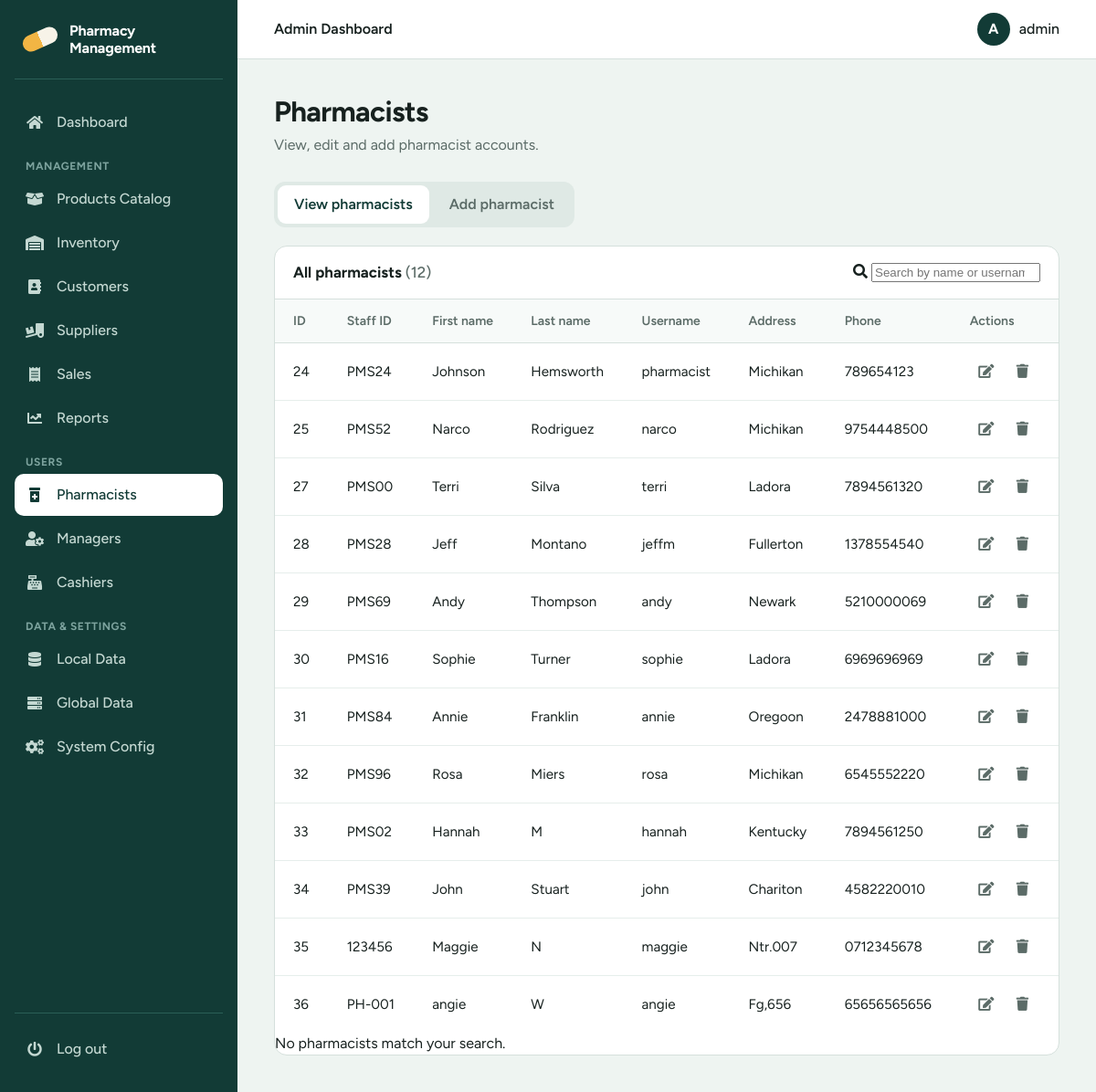
/admin/admin_pharmacist.php (signed in), run on the app's committed database.
### tables this page shows
CREATE TABLE `pharmacist` (
  `pharmacist_id` tinyint(5) NOT NULL,
  `first_name` varchar(15) NOT NULL,
  `last_name` varchar(15) NOT NULL,
  `staff_id` varchar(10) NOT NULL,
  `postal_address` varchar(20) NOT NULL,
  `phone` varchar(12) NOT NULL,
  `email` varchar(20) NOT NULL,
  `username` varchar(10) NOT NULL,
  `password` varchar(10) NOT NULL,
  `date` datetime NOT NULL
);

### admin/admin_pharmacist.php (the view, shortened to what this page needs)
<?php
include_once('../connect_db.php');
$message = '';
$message1 = '';
$stmtView = $con->query("SELECT * FROM pharmacist");
$rows = $stmtView->fetchAll(PDO::FETCH_ASSOC);
$hasError = ($message !== '' || $message1 !== '');
$topbar_title = "Admin Dashboard";
include '../includes/head.php';
include '../includes/sidebar_admin.php';
include '../includes/header.php';
?>
<main class="main">
    <h1>Pharmacists</h1>
    <p class="lead">View, edit and add pharmacist accounts.</p>
    <div class="tabs" role="tablist" aria-label="Pharmacist actions">
      <button type="button" class="tab" role="tab" id="tab_1" aria-controls="content_1"
              aria-selected="<?php echo $hasError ? 'false' : 'true'; ?>">View pharmacists</button>
      <button type="button" class="tab" role="tab" id="tab_2" aria-controls="content_2"
              aria-selected="<?php echo $hasError ? 'true' : 'false'; ?>">Add pharmacist</button>
    </div>
    <section class="panel card" id="content_1" role="tabpanel" aria-labelledby="tab_1" <?php echo $hasError ? 'hidden' : ''; ?>>
      <div class="card-head">
        <h2>All pharmacists <span class="count">(<?php echo count($rows); ?>)</span></h2>
        <?php if (count($rows) > 0): ?>
        <div class="search">
          <i class="fas fa-search" aria-hidden="true"></i>
          <input type="search" id="filter" placeholder="Search by name or username" aria-label="Search pharmacists">
        </div>
        <?php endif; ?>
      </div>
      <?php if (count($rows) === 0): ?>
        <div class="empty">
          <p>No pharmacists yet. Add the first one to get started.</p>
          <button type="button" class="btn" data-go="tab_2">Add pharmacist</button>
        </div>
      <?php else: ?>
      <div class="table-wrap">
        <table id="people">
          <thead>
            <tr>
              <th class="num">ID</th>
              <th>Staff ID</th>
              <th>First name</th>
              <th>Last name</th>
              <th>Username</th>
              <th>Address</th>
              <th>Phone</th>
              <th class="actions">Actions</th>
            </tr>
          </thead>
          <tbody>
          <?php foreach ($rows as $row): ?>
            <tr>
              <td class="num"><?php echo htmlspecialchars($row['pharmacist_id']); ?></td>
              <td><?php echo htmlspecialchars($row['staff_id']); ?></td>
              <td><?php echo htmlspecialchars($row['first_name']); ?></td>
              <td><?php echo htmlspecialchars($row['last_name']); ?></td>
              <td><?php echo htmlspecialchars($row['username']); ?></td>
              <td><?php echo htmlspecialchars($row['postal_address']); ?></td>
              <td><?php echo htmlspecialchars($row['phone']); ?></td>
              <td class="actions">
                <a class="icon-btn icon-btn--edit" title="Edit" aria-label="Edit <?php echo htmlspecialchars($row['username']); ?>"
                   href="../update_pharmacist.php?username=<?php echo urlencode($row['username']); ?>"><i class="fas fa-edit"></i></a>
                <a class="icon-btn icon-btn--delete" title="Delete" aria-label="Delete <?php echo htmlspecialchars($row['username']); ?>"
                   href="../delete_pharmacist.php?pharmacist_id=<?php echo urlencode($row['pharmacist_id']); ?>"
                   onclick="return confirm('Are you sure you want to delete this pharmacist?');"><i class="fas fa-trash"></i></a>
              </td>
            </tr>
          <?php endforeach; ?>
          </tbody>
        </table>
      </div>
      <div class="no-match" id="noMatch">No pharmacists match your search.</div>
      <?php endif; ?>
    </section>
</main>
<?php include '../includes/footer.php'; ?>

### includes/head.php (shortened to what this page needs)
<?php
$user = isset($_SESSION['username']) ? $_SESSION['username'] : 'User';
?>
<!DOCTYPE html>
<html lang="en">
<head>
<link rel="stylesheet" href="https://cdnjs.cloudflare.com/ajax/libs/font-awesome/5.15.4/css/all.min.css">
</head>
<body>

### includes/sidebar_admin.php (shortened to what this page needs)
<?php $current_page = basename($_SERVER['PHP_SELF']); ?>
<aside class="sidebar" id="sidebar">
    <div class="brand">
      <span class="brand-mark"></span>
      <span class="brand-name">Pharmacy<br>Management</span>
    </div>
    <ul class="nav">
      <li><a href="admin.php" class="<?php echo $current_page == 'admin.php' ? 'active' : ''; ?>"><i class="fas fa-home"></i>Dashboard</a></li>
      <li style="margin-top: 16px; margin-bottom: 4px; padding-left: 12px; font-size: 0.75rem; font-weight: 700; color: #7da39e; text-transform: uppercase; letter-spacing: 0.05em;">Management</li>
      <li><a href="admin_products.php" class="<?php echo $current_page == 'admin_products.php' ? 'active' : ''; ?>"><i class="fas fa-box-open"></i>Products Catalog</a></li>
      <li><a href="admin_inventory.php" class="<?php echo $current_page == 'admin_inventory.php' ? 'active' : ''; ?>"><i class="fas fa-warehouse"></i>Inventory</a></li>
      <li><a href="admin_customers.php" class="<?php echo $current_page == 'admin_customers.php' ? 'active' : ''; ?>"><i class="fas fa-address-book"></i>Customers</a></li>
      <li><a href="admin_suppliers.php" class="<?php echo $current_page == 'admin_suppliers.php' ? 'active' : ''; ?>"><i class="fas fa-truck-loading"></i>Suppliers</a></li>
      <li><a href="admin_sales.php" class="<?php echo $current_page == 'admin_sales.php' ? 'active' : ''; ?>"><i class="fas fa-receipt"></i>Sales</a></li>
      <li><a href="admin_reports.php" class="<?php echo $current_page == 'admin_reports.php' ? 'active' : ''; ?>"><i class="fas fa-chart-line"></i>Reports</a></li>
      <li style="margin-top: 16px; margin-bottom: 4px; padding-left: 12px; font-size: 0.75rem; font-weight: 700; color: #7da39e; text-transform: uppercase; letter-spacing: 0.05em;">Users</li>
      <li><a href="admin_pharmacist.php" class="<?php echo $current_page == 'admin_pharmacist.php' ? 'active' : ''; ?>"><i class="fas fa-prescription-bottle-alt"></i>Pharmacists</a></li>
      <li><a href="admin_manager.php" class="<?php echo $current_page == 'admin_manager.php' ? 'active' : ''; ?>"><i class="fas fa-user-cog"></i>Managers</a></li>
      <li><a href="admin_cashier.php" class="<?php echo $current_page == 'admin_cashier.php' ? 'active' : ''; ?>"><i class="fas fa-cash-register"></i>Cashiers</a></li>
      <li style="margin-top: 16px; margin-bottom: 4px; padding-left: 12px; font-size: 0.75rem; font-weight: 700; color: #7da39e; text-transform: uppercase; letter-spacing: 0.05em;">Data & Settings</li>
      <li><a href="admin_localdata.php" class="<?php echo $current_page == 'admin_localdata.php' ? 'active' : ''; ?>"><i class="fas fa-database"></i>Local Data</a></li>
      <li><a href="admin_globaldata.php" class="<?php echo $current_page == 'admin_globaldata.php' ? 'active' : ''; ?>"><i class="fas fa-server"></i>Global Data</a></li>
      <li><a href="admin_config.php" class="<?php echo $current_page == 'admin_config.php' ? 'active' : ''; ?>"><i class="fas fa-cogs"></i>System Config</a></li>
    </ul>
    <div class="sidebar-foot">
      <a href="../logout.php"><i class="fas fa-power-off"></i>Log out</a>
    </div>
</aside>

### includes/header.php (shortened to what this page needs)
<header class="topbar">
    <span class="topbar-title"><?php echo isset($topbar_title) ? $topbar_title : 'Dashboard'; ?></span>
    <div class="user-chip">
      <span class="avatar" aria-hidden="true"><?php echo htmlspecialchars(strtoupper(substr($user, 0, 1))); ?></span>
      <span><?php echo htmlspecialchars($user); ?></span>
    </div>
</header>

### includes/footer.php (shortened to what this page needs)
</body>
</html>

### includes/head.php (style rules this page uses)
:root { --pine: #123b36; --pine-soft: #1c524b; --pine-line: #2a5f57; --amber: #f2b544; --mist: #eef4f1; --paper: #ffffff; --ink: #17211f; --ink-soft: #5b6b67; --line: #d5e0dc; --danger: #b3261e; --danger-bg: #fdecea; --ok: #1e6b3a; --ok-bg: #e6f4ea; --radius: 10px; --sidebar: 260px; --font: "Figtree", system-ui, -apple-system, sans-serif; }
*, *::before, *::after { box-sizing: border-box; }
html { -webkit-text-size-adjust: 100%; }
body { margin: 0; font-family: var(--font); font-size: 16px; line-height: 1.5; color: var(--ink); background: var(--mist); }
a { color: inherit; text-decoration: none; }
.sidebar { position: fixed; inset: 0 auto 0 0; width: var(--sidebar); display: flex; flex-direction: column; background: var(--pine); color: #fff; padding: 24px 16px; z-index: 30; overflow-y: auto; }
.brand { display: flex; align-items: center; gap: 12px; padding: 0 8px 24px; margin-bottom: 8px; border-bottom: 1px solid var(--pine-line); }
.brand-mark { flex: none; width: 40px; height: 18px; border-radius: 999px; background: linear-gradient(90deg, var(--amber) 0 50%, #f7f3e8 50% 100%); transform: rotate(-24deg); }
.brand-name { font-weight: 700; line-height: 1.2; letter-spacing: -0.01em; }
.nav { list-style: none; margin: 16px 0 0; padding: 0; flex: 1; }
.nav li + li { margin-top: 2px; }
.nav a { display: flex; align-items: center; gap: 14px; padding: 11px 12px; border-radius: var(--radius); color: #c4d8d2; font-weight: 500; transition: background-color .15s, color .15s; }
.nav a i { width: 20px; text-align: center; font-size: 1rem; }
.nav a.active { background: #fff; color: var(--pine); }
.sidebar-foot { margin-top: 16px; padding-top: 16px; border-top: 1px solid var(--pine-line); }
.sidebar-foot a { display: flex; align-items: center; gap: 14px; padding: 11px 12px; border-radius: var(--radius); color: #c4d8d2; font-weight: 500; }
.sidebar-foot a i { width: 20px; text-align: center; }
.topbar { position: sticky; top: 0; z-index: 20; margin-left: var(--sidebar); display: flex; align-items: center; justify-content: space-between; gap: 16px; padding: 14px 40px; background: var(--paper); border-bottom: 1px solid var(--line); }
.topbar-title { font-weight: 600; }
.user-chip { display: flex; align-items: center; gap: 10px; font-weight: 500; }
.avatar { display: grid; place-items: center; width: 36px; height: 36px; border-radius: 50%; background: var(--pine); color: #fff; font-weight: 700; }
.main { margin-left: var(--sidebar); padding: 40px; max-width: 1200px; }
.main h1 { margin: 0 0 6px; font-size: clamp(1.6rem, 2.6vw, 2.2rem); line-height: 1.15; letter-spacing: -0.02em; }
.main .lead { margin: 0 0 28px; color: var(--ink-soft); }
.card { background: var(--paper); border: 1px solid var(--line); border-radius: 14px; overflow: hidden; }
.card-head { display: flex; align-items: center; justify-content: space-between; gap: 16px; flex-wrap: wrap; padding: 16px 20px; border-bottom: 1px solid var(--line); }
.card-head h2 { margin: 0; font-size: 1.05rem; }
.count { color: var(--ink-soft); font-weight: 500; }
.table-wrap { overflow-x: auto; }
table { width: 100%; border-collapse: collapse; font-size: 0.95rem; }
th, td { padding: 13px 20px; text-align: left; white-space: nowrap; }
th { font-size: 0.875rem; font-weight: 600; color: var(--ink-soft); background: #f7faf9; border-bottom: 1px solid var(--line); }
td { border-bottom: 1px solid #e6eeeb; }
tbody tr:last-child td { border-bottom: 0; }
.icon-btn { display: inline-grid; place-items: center; width: 36px; height: 36px; border-radius: 8px; color: var(--ink-soft); transition: background-color .15s, color .15s; }
.tabs { display: inline-flex; gap: 4px; padding: 4px; margin-bottom: 20px; background: #dfe9e5; border-radius: 12px; }
.tab { padding: 9px 18px; font: inherit; font-weight: 600; color: var(--ink-soft); background: transparent; border: 0; border-radius: 9px; cursor: pointer; transition: background-color .15s, color .15s; }
.tab[aria-selected="true"] { background: var(--paper); color: var(--pine); }

### data on the page
pharmacist: pharmacist_id "24", staff "PMS24", first_name "Johnson", last_name "Hemsworth", username "pharmacist", postal_address "Michikan", phone "789654123"
pharmacist: pharmacist_id "25", staff "PMS52", first_name "Narco", last_name "Rodriguez", username "narco", postal_address "Michikan", phone "9754448500"
pharmacist: pharmacist_id "27", staff "PMS00", first_name "Terri", last_name "Silva", username "terri", postal_address "Ladora", phone "7894561320"
pharmacist: pharmacist_id "28", staff "PMS28", first_name "Jeff", last_name "Montano", username "jeffm", postal_address "Fullerton", phone "1378554540"
pharmacist: pharmacist_id "29", staff "PMS69", first_name "Andy", last_name "Thompson", username "andy", postal_address "Newark", phone "5210000069"
pharmacist: pharmacist_id "30", staff "PMS16", first_name "Sophie", last_name "Turner", username "sophie", postal_address "Ladora", phone "6969696969"
pharmacist: pharmacist_id "31", staff "PMS84", first_name "Annie", last_name "Franklin", username "annie", postal_address "Oregoon", phone "2478881000"
pharmacist: pharmacist_id "32", staff "PMS96", first_name "Rosa", last_name "Miers", username "rosa", postal_address "Michikan", phone "6545552220"
pharmacist: pharmacist_id "33", staff "PMS02", first_name "Hannah", last_name "M", username "hannah", postal_address "Kentucky", phone "7894561250"
pharmacist: pharmacist_id "34", staff "PMS39", first_name "John", last_name "Stuart", username "john", postal_address "Chariton", phone "4582220010"
pharmacist: pharmacist_id "35", staff "123456", first_name "Maggie", last_name "N", username "maggie", postal_address "Ntr.007", phone "0712345678"
pharmacist: pharmacist_id "36", staff "PH-001", first_name "angie", last_name "W", username "angie", postal_address "Fg,656", phone "65656565656"

### other printed values
$topbar_title "Admin Dashboard"
substr($user, 0, 1) "A"
$user "admin"
count($rows) "12"
